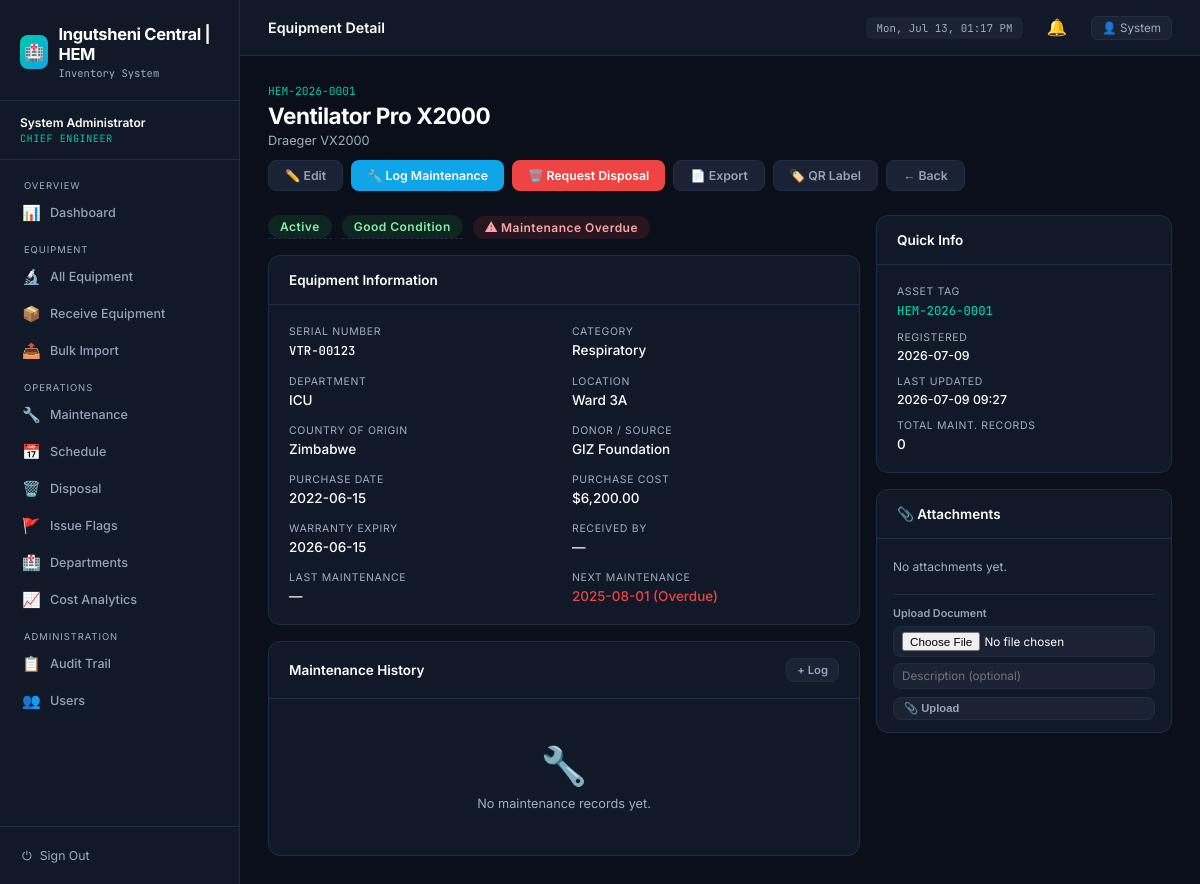
Screenshot of /equipment/1 (signed in) with the database file from the repository.
### tables this page shows
CREATE TABLE equipment (
  id INTEGER PRIMARY KEY AUTOINCREMENT,
  asset_tag TEXT UNIQUE NOT NULL,
  name TEXT NOT NULL,
  model TEXT, manufacturer TEXT, serial_number TEXT UNIQUE,
  category TEXT, department TEXT, location TEXT,
  country_of_origin TEXT, donor_name TEXT,
  state TEXT DEFAULT 'Active',
  condition TEXT DEFAULT 'Good',
  purchase_date TEXT, purchase_cost REAL,
  warranty_expiry TEXT, last_maintenance TEXT, next_maintenance TEXT,
  notes TEXT, received_by_id INTEGER,
  created_at TEXT DEFAULT (datetime('now')),
  updated_at TEXT DEFAULT (datetime('now')),
  FOREIGN KEY(received_by_id) REFERENCES users(id)
);

### run_production.py (the view)
@app.route('/equipment/<int:eq_id>')
@login_required
def equipment_detail(eq_id):
    eq = query('SELECT * FROM equipment WHERE id = ?', (eq_id,), one=True)
    if not eq:
        flash('Equipment not found')
        return redirect(url_for('equipment_list'))
    maintenance = query('SELECT * FROM maintenance_records WHERE equipment_id = ? ORDER BY created_at DESC', (eq_id,))
    disposal = query('SELECT * FROM disposal_records WHERE equipment_id = ?', (eq_id,), one=True)
    attachments = query('SELECT * FROM attachments WHERE equipment_id = ? ORDER BY created_at DESC', (eq_id,))
    return render_template('equipment_detail.html', eq=eq, maintenance=maintenance, disposal=disposal, attachments=attachments)

### run_production.py (called while the page is built)
def get_db():
    if 'db' not in g:
        g.db = sqlite3.connect(DATABASE)
        g.db.row_factory = sqlite3.Row
    return g.db

def query(sql, args=(), one=False):
    cur = get_db().execute(sql, args)
    rv = cur.fetchall()
    cur.close()
    return (rv[0] if rv else None) if one else rv

def login_required(f):
    @wraps(f)
    def decorated_function(*args, **kwargs):
        if 'user_id' not in session:
            return redirect(url_for('login'))
        return f(*args, **kwargs)
    return decorated_function

@app.template_filter('fmtdate')
def fmtdate(value, format='%Y-%m-%d'):
    if not value: return '—'
    try:
        if isinstance(value, str):
            dt = datetime.strptime(value.split(' ')[0], '%Y-%m-%d')
        else:
            dt = value
        return dt.strftime(format)
    except:
        return value

@app.template_filter('fmtdatetime')
def fmtdatetime(value, format='%Y-%m-%d %H:%M'):
    if not value: return '—'
    try:
        if isinstance(value, str):
            dt = datetime.strptime(value.split('.')[0], '%Y-%m-%d %H:%M:%S')
        else:
            dt = value
        return dt.strftime(format)
    except:
        return value

@app.template_filter('currency')
def currency(value):
    try:
        return f"${float(value):,.2f}"
    except:
        return value

@app.context_processor
def utility_processor():
    def is_overdue(date_str):
        if not date_str: return False
        try:
            due_date = datetime.strptime(date_str, '%Y-%m-%d').date()
            return due_date < date.today()
        except: return False
    def state_badge(state):
        return {
            'Active': 'badge-green',
            'Under Maintenance': 'badge-yellow',
            'Pending Disposal': 'badge-red',
            'Disposed': 'badge-gray',
            'In Storage': 'badge-blue'
        }.get(state, 'badge-gray')
    def cond_badge(condition):
        return {
            'Good': 'badge-green',
            'Fair': 'badge-yellow',
            'Poor': 'badge-red'
        }.get(condition, 'badge-gray')
    return dict(is_overdue=is_overdue, state_badge=state_badge, cond_badge=cond_badge)

### templates/equipment_detail.html (shortened to what this page needs)
{% extends 'base.html' %}
{% block page_title %}Equipment Detail{% endblock %}
{% block content %}
<div style="display:flex;align-items:flex-start;justify-content:space-between;margin-bottom:24px;flex-wrap:wrap;gap:12px">
  <div>
    <div style="font-family:'JetBrains Mono',monospace;font-size:0.75rem;color:var(--accent);margin-bottom:4px">{{ eq['asset_tag'] }}</div>
    <h1 style="font-size:1.5rem;font-weight:700;letter-spacing:-0.02em">{{ eq['name'] }}</h1>
    <div style="color:var(--text-muted);font-size:0.85rem;margin-top:4px">{{ eq['manufacturer'] }} {{ eq['model'] }}</div>
  </div>
  <div style="display:flex;gap:8px;flex-wrap:wrap">
    {% if session.role in ['chief_engineer','technician'] %}
    <a href="{{ url_for('edit_equipment', eq_id=eq['id']) }}" class="btn btn-ghost">✏️ Edit</a>
    <a href="{{ url_for('add_maintenance', eq_id=eq['id']) }}" class="btn btn-blue">🔧 Log Maintenance</a>
    {% if eq['state'] not in ['Disposed','Pending Disposal'] %}
    <a href="{{ url_for('request_disposal', eq_id=eq['id']) }}" class="btn btn-danger">🗑️ Request Disposal</a>
    {% endif %}
    {% endif %}
    <a href="{{ url_for('export_equipment', eq_id=eq['id']) }}" class="btn btn-ghost" target="_blank">📄 Export</a>
    <a href="{{ url_for('equipment_qr', eq_id=eq['id']) }}" class="btn btn-ghost" target="_blank">🏷️ QR Label</a>
    <a href="{{ url_for('equipment_list') }}" class="btn btn-ghost">← Back</a>
  </div>
</div>
<div style="display:grid;grid-template-columns:2fr 1fr;gap:16px">
  <div style="display:flex;flex-direction:column;gap:16px">
    <div style="display:flex;gap:10px;flex-wrap:wrap;align-items:center">
      <div id="display-state" class="inline-edit-val" onclick="{{ 'showInlineEdit(\"state\")' if session.role in ['chief_engineer','technician'] else '' }}"
           title="{{ 'Click to change state' if session.role in ['chief_engineer','technician'] else '' }}">
        <span class="badge {{ state_badge(eq['state']) }}" style="font-size:0.8rem;padding:4px 12px">{{ eq['state'] }}</span>
      </div>
      <div id="display-condition" class="inline-edit-val" onclick="{{ 'showInlineEdit(\"condition\")' if session.role in ['chief_engineer','technician'] else '' }}"
           title="{{ 'Click to change condition' if session.role in ['chief_engineer','technician'] else '' }}">
        <span class="badge {{ cond_badge(eq['condition']) }}" style="font-size:0.8rem;padding:4px 12px">{{ eq['condition'] }} Condition</span>
      </div>
      {% if is_overdue(eq['next_maintenance']) and eq['state'] == 'Active' %}
      <span class="badge badge-red pulse" style="font-size:0.8rem;padding:4px 12px">⚠ Maintenance Overdue</span>
      {% endif %}
    </div>
    <div class="card">
      <div class="card-header"><h2>Equipment Information</h2></div>
      <div class="card-body">
        <div class="detail-grid">
          <div class="detail-item"><div class="key">Serial Number</div><div class="val mono">{{ eq['serial_number'] or '—' }}</div></div>
          <div class="detail-item"><div class="key">Category</div><div class="val">{{ eq['category'] or '—' }}</div></div>
          <div class="detail-item"><div class="key">Department</div><div class="val">{{ eq['department'] or '—' }}</div></div>
          <div class="detail-item"><div class="key">Location</div><div class="val">{{ eq['location'] or '—' }}</div></div>
          <div class="detail-item"><div class="key">Country of Origin</div><div class="val">{{ eq['country_of_origin'] or '—' }}</div></div>
          <div class="detail-item"><div class="key">Donor / Source</div><div class="val">{{ eq['donor_name'] or 'Direct Purchase' }}</div></div>
          {% if session.role != 'intern' %}
          <div class="detail-item"><div class="key">Purchase Date</div><div class="val">{{ eq['purchase_date']|fmtdate }}</div></div>
          <div class="detail-item"><div class="key">Purchase Cost</div><div class="val">{{ eq['purchase_cost']|currency }}</div></div>
          {% endif %}
          <div class="detail-item"><div class="key">Warranty Expiry</div><div class="val">{{ eq['warranty_expiry']|fmtdate }}</div></div>
          <div class="detail-item"><div class="key">Received By</div><div class="val">{{ eq['received_by_name'] or '—' }}</div></div>
          <div class="detail-item"><div class="key">Last Maintenance</div><div class="val">{{ eq['last_maintenance']|fmtdate }}</div></div>
          <div class="detail-item">
            <div class="key">Next Maintenance</div>
            <div class="val">
              {% if eq['next_maintenance'] %}
                {% if is_overdue(eq['next_maintenance']) %}
                  <span style="color:var(--danger)">{{ eq['next_maintenance']|fmtdate }} (Overdue)</span>
                {% else %}
                  {{ eq['next_maintenance']|fmtdate }}
                {% endif %}
              {% else %}—{% endif %}
            </div>
          </div>
        </div>
      </div>
    </div>
    <div class="card">
      <div class="card-header">
        <h2>Maintenance History</h2>
        {% if session.role in ['chief_engineer','technician'] %}
        <div class="hdr-actions"><a href="{{ url_for('add_maintenance', eq_id=eq['id']) }}" class="btn btn-ghost btn-sm">+ Log</a></div>
        {% endif %}
      </div>
      <div class="card-body">
        {% if maintenance %}
        <div class="timeline">
          {% for rec in maintenance %}
          <div class="timeline-item">
            <div class="t-header">
              <span class="t-type">{{ rec['maintenance_type'] }}</span>
              <span class="t-date">{{ (rec['completed_date'] or rec['created_at'])|fmtdate }}</span>
              {% set out_map={'Resolved':'badge-green','Pending':'badge-amber','Escalated':'badge-red'} %}
              <span class="badge {{ out_map.get(rec['outcome'],'badge-gray') }}" style="font-size:0.65rem">{{ rec['outcome'] }}</span>
            </div>
            <div class="t-desc">{{ rec['description'] }}</div>
            {% if rec['findings'] %}<div class="t-desc" style="margin-top:3px;font-style:italic">Findings: {{ rec['findings'] }}</div>{% endif %}
            <div class="t-by">By {{ rec['tech_name'] or '—' }}{% if rec['cost'] %} · Cost: {{ rec['cost']|currency }}{% endif %}</div>
          </div>
          {% endfor %}
        </div>
        {% else %}
        <div class="empty" style="padding:24px"><div class="emoji">🔧</div><p>No maintenance records yet.</p></div>
        {% endif %}
      </div>
    </div>
  </div>
  <div style="display:flex;flex-direction:column;gap:16px">
    <div class="card">
      <div class="card-header"><h2>Quick Info</h2></div>
      <div class="card-body" style="display:flex;flex-direction:column;gap:12px">
        <div class="detail-item"><div class="key">Asset Tag</div><div class="val mono" style="color:var(--accent)">{{ eq['asset_tag'] }}</div></div>
        <div class="detail-item"><div class="key">Registered</div><div class="val" style="font-size:0.82rem">{{ eq['created_at']|fmtdate }}</div></div>
        <div class="detail-item"><div class="key">Last Updated</div><div class="val" style="font-size:0.82rem">{{ eq['updated_at']|fmtdatetime }}</div></div>
        <div class="detail-item"><div class="key">Total Maint. Records</div><div class="val">{{ maintenance|length }}</div></div>
      </div>
    </div>
    <div class="card">
      <div class="card-header"><h2>📎 Attachments</h2></div>
      <div class="card-body" style="padding:12px 16px">
        {% if attachments %}
          {% for att in attachments %}
          <div style="display:flex;align-items:center;gap:8px;padding:8px 0;border-bottom:1px solid var(--border)">
            <span style="font-size:1.1rem">
              {% if att['file_type'] in ['pdf'] %}📄{% elif att['file_type'] in ['png','jpg','jpeg'] %}🖼️{% else %}📁{% endif %}
            </span>
            <div style="flex:1;min-width:0">
              <a href="{{ url_for('download_attachment', att_id=att['id']) }}"
                 style="color:var(--accent-2);text-decoration:none;font-size:0.8rem;font-weight:600;
                        display:block;overflow:hidden;text-overflow:ellipsis;white-space:nowrap">
                {{ att['original_name'] }}
              </a>
              {% if att['description'] %}
              <div style="font-size:0.7rem;color:var(--text-muted)">{{ att['description'] }}</div>
              {% endif %}
              <div style="font-size:0.68rem;color:var(--text-muted)">
                {{ att['uploader'] or '—' }} · {{ att['created_at']|fmtdate }}
              </div>
            </div>
            {% if session.role in ['chief_engineer','technician'] %}
            <form method="POST" action="{{ url_for('delete_attachment', att_id=att['id']) }}"
                  onsubmit="return confirm('Delete this attachment?')">
              <button class="btn btn-ghost btn-sm" style="color:var(--danger)">✕</button>
            </form>
            {% endif %}
          </div>
          {% endfor %}
        {% else %}
          <div style="font-size:0.8rem;color:var(--text-muted);padding:8px 0">No attachments yet.</div>
        {% endif %}
        {% if session.role in ['chief_engineer','technician'] %}
        <form method="POST" action="{{ url_for('upload_attachment', eq_id=eq['id']) }}"
              enctype="multipart/form-data" style="margin-top:12px;padding-top:12px;border-top:1px solid var(--border)">
          <div style="font-size:0.72rem;font-weight:600;color:var(--text-dim);margin-bottom:6px">Upload Document</div>
          <input type="file" name="file" class="form-control" style="font-size:0.78rem;padding:5px 8px;margin-bottom:6px"
                 accept=".pdf,.png,.jpg,.jpeg,.docx,.xlsx,.csv,.txt">
          <input type="text" name="description" class="form-control" placeholder="Description (optional)"
                 style="font-size:0.78rem;padding:5px 8px;margin-bottom:8px">
          <button type="submit" class="btn btn-ghost btn-sm" style="width:100%">📎 Upload</button>
        </form>
        {% endif %}
      </div>
    </div>
  </div>
</div>
{% endblock %}

### templates/base.html (style rules this page uses)
:root { --bg: #0b0f1a; --bg-card: #111827; --bg-raised: #1a2234; --border: #1f2d45; --border-hl: #2a3f60; --accent: #00c9a7; --accent-2: #0ea5e9; --warn: #f59e0b; --danger: #ef4444; --success: #22c55e; --text: #ffffff; --text-muted:#a0aec0; --text-dim: #94a3b8; --font-mono: 'JetBrains Mono', monospace; }
*, *::before, *::after { box-sizing: border-box; margin: 0; padding: 0; }
html { font-size: 15px; }
body { font-family: 'Inter', sans-serif; background: var(--bg); color: var(--text); min-height: 100vh; display: flex; }
.card { background: var(--bg-card); border: 1px solid var(--border); border-radius: 12px; overflow: hidden; }
.card-header { padding: 16px 20px; border-bottom: 1px solid var(--border); display: flex; align-items: center; gap: 12px; }
.card-header h2 { font-size: 0.9rem; font-weight: 600; }
.card-header .hdr-actions { margin-left: auto; display: flex; gap: 8px; }
.card-body { padding: 20px; }
.badge { display: inline-block; padding: 2px 9px; border-radius: 99px; font-size: 0.68rem; font-weight: 600; letter-spacing: 0.04em; }
.badge-green { background: rgba(34,197,94,.12); color: #86efac; }
.badge-red { background: rgba(239,68,68,.12); color: #fca5a5; }
.btn { display: inline-flex; align-items: center; gap: 6px; padding: 7px 16px; border-radius: 8px; border: none; font-size: 0.82rem; font-weight: 600; cursor: pointer; text-decoration: none; transition: opacity 0.15s, transform 0.1s; }
.btn-blue { background: var(--accent-2); color: #fff; }
.btn-danger { background: var(--danger); color: #fff; }
.btn-ghost { background: var(--bg-raised); color: var(--text-dim); border: 1px solid var(--border); }
.btn-sm { padding: 4px 10px; font-size: 0.75rem; }
.form-control { background: var(--bg-raised); border: 1px solid var(--border); border-radius: 8px; color: var(--text); padding: 8px 12px; font-size: 0.84rem; font-family: 'Inter', sans-serif; transition: border-color 0.15s; width: 100%; }
.empty { padding: 48px; text-align: center; color: var(--text-muted); }
.empty .emoji { font-size: 2.5rem; }
.empty p { margin-top: 8px; font-size: 0.85rem; }
.inline-edit-val { cursor:pointer; border-bottom:1px dashed var(--border); }
.pulse { animation: pulse 2s infinite; }
.detail-grid { display: grid; grid-template-columns: repeat(auto-fill, minmax(200px, 1fr)); gap: 16px; }
.detail-item .key { font-size: 0.7rem; color: var(--text-muted); text-transform: uppercase; letter-spacing: 0.06em; }
.detail-item .val { font-size: 0.9rem; margin-top: 4px; font-weight: 500; }
.detail-item .val.mono { font-family: var(--font-mono); font-size: 0.82rem; }

### rows the page displays
equipment: asset_tag "HEM-2026-0001", name "Ventilator Pro X2000", manufacturer "Draeger", model "VX2000", state "Active", condition "Good", serial_number "VTR-00123", category "Respiratory", department "ICU", location "Ward 3A", country_of_origin "Zimbabwe", donor_name "GIZ Foundation", purchase_date|fmtdate "2022-06-15", purchase_cost "$6,200.00", warranty_expiry|fmtdate "2026-06-15", next_maintenance|fmtdate "2025-08-01", created_at|fmtdate "2026-07-09", updated_at|fmtdatetime "2026-07-09 09:27"

### other values shown
{{ session.full_name }} "System Administrator"
{{ session.role | replace('_', ' ') }} "CHIEF ENGINEER"
{{ session.full_name.split()[0] }} "System"
{{ eq['received_by_name'] or '—' }} "—"
{{ eq['last_maintenance']|fmtdate }} "—"
{{ maintenance|length }} "0"
